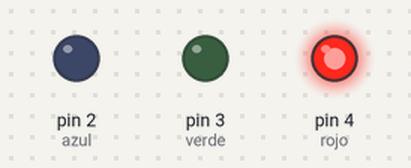
The sketch below on a simulated Arduino Uno, built with avr-gcc and run on an emulated ATmega328P. On the bench: output pins drawn as LEDs (lit = HIGH).

Above: at 0.5 s.
At 1.5 s:
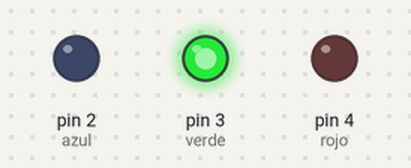
At 5.5 s:
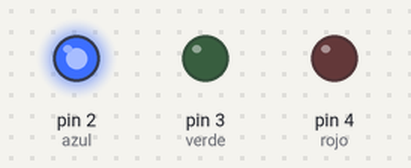
Timing chart, 0 to 6.9 s (numbered marks = the images above):
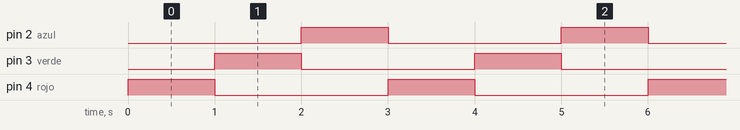

Measured:
- by itself, pin 2 (azul), pin 3 (verde), pin 4 (rojo): alternates HIGH for 1.0 s and LOW for 2.0 s
- by itself, everything shown: repeats every 3.0 s, in 3 steps

The sketch:

Pr_ctica_4.ino
```cpp
//Declarar variable y pin
int rojo = 4;
int verde = 3;
int azul = 2;

void setup() {
  //Definir salidas
  pinMode(rojo,OUTPUT);
  pinMode(verde,OUTPUT);
  pinMode(azul,OUTPUT);
}

void loop() {
  //Usando comobinaciones
  //Encender color rojo
  digitalWrite(rojo, 255);
  digitalWrite(verde, 0);
  digitalWrite(azul, 0);
  delay(1000); //Tiempo de espera

  //Encender color azul
  digitalWrite(rojo, 0);
  digitalWrite(verde, 255);
  digitalWrite(azul, 0);
  delay(1000); //Tiempo de espera

  //Encender color verde
  digitalWrite(rojo, 0);
  digitalWrite(verde, 0);
  digitalWrite(azul, 255);
  delay(1000); //Tiempo de espera
}
```
